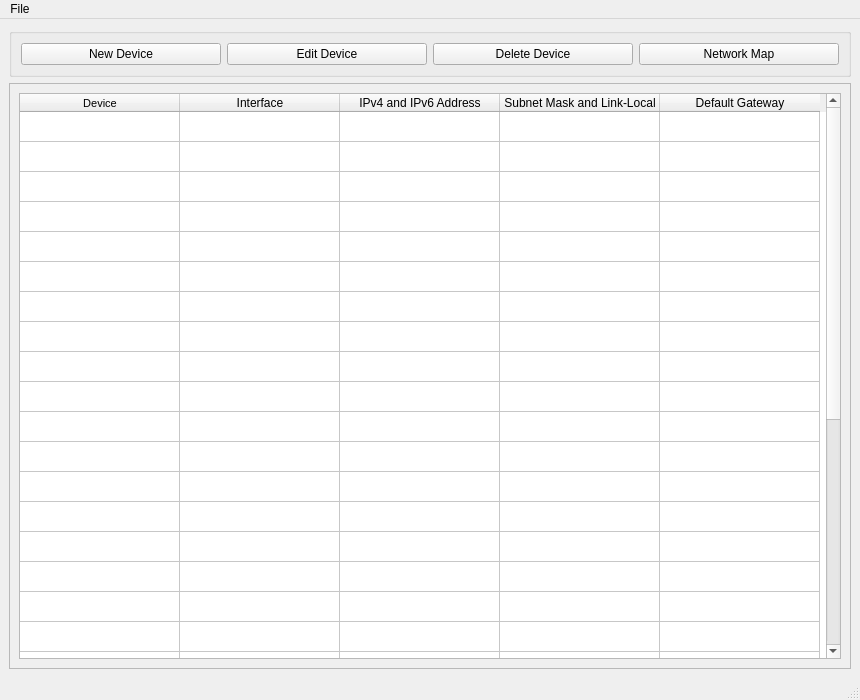
<?xml version="1.0" encoding="UTF-8"?>
<ui version="4.0">
 <class>MainWindow</class>
 <widget class="QMainWindow" name="MainWindow">
  <property name="geometry">
   <rect>
    <x>0</x>
    <y>0</y>
    <width>860</width>
    <height>700</height>
   </rect>
  </property>
  <property name="minimumSize">
   <size>
    <width>860</width>
    <height>700</height>
   </size>
  </property>
  <property name="maximumSize">
   <size>
    <width>860</width>
    <height>16777215</height>
   </size>
  </property>
  <property name="windowTitle">
   <string>Lan Map</string>
  </property>
  <widget class="QWidget" name="centralwidget">
   <layout class="QGridLayout" name="gridLayout">
    <item row="0" column="0">
     <widget class="QGroupBox" name="groupBox">
      <layout class="QGridLayout" name="gridLayout_2">
       <item row="0" column="3">
        <widget class="QPushButton" name="pushButton_5">
         <property name="text">
          <string>Network Map</string>
         </property>
        </widget>
       </item>
       <item row="0" column="0">
        <widget class="QPushButton" name="pushButton_2">
         <property name="text">
          <string>New Device</string>
         </property>
        </widget>
       </item>
       <item row="0" column="1">
        <widget class="QPushButton" name="pushButton_3">
         <property name="text">
          <string>Edit Device</string>
         </property>
        </widget>
       </item>
       <item row="0" column="2">
        <widget class="QPushButton" name="pushButton_4">
         <property name="text">
          <string>Delete Device</string>
         </property>
        </widget>
       </item>
      </layout>
     </widget>
    </item>
    <item row="1" column="0">
     <widget class="QScrollArea" name="scrollArea">
      <property name="widgetResizable">
       <bool>true</bool>
      </property>
      <property name="alignment">
       <set>Qt::AlignLeading|Qt::AlignLeft|Qt::AlignVCenter</set>
      </property>
      <widget class="QWidget" name="scrollAreaWidgetContents">
       <property name="geometry">
        <rect>
         <x>0</x>
         <y>0</y>
         <width>840</width>
         <height>590</height>
        </rect>
       </property>
       <layout class="QVBoxLayout" name="verticalLayout">
        <item>
         <widget class="QTableWidget" name="tableWidget">
          <property name="lineWidth">
           <number>1</number>
          </property>
          <property name="autoScrollMargin">
           <number>16</number>
          </property>
          <property name="showGrid">
           <bool>true</bool>
          </property>
          <property name="wordWrap">
           <bool>true</bool>
          </property>
          <property name="cornerButtonEnabled">
           <bool>true</bool>
          </property>
          <property name="rowCount">
           <number>31</number>
          </property>
          <property name="columnCount">
           <number>5</number>
          </property>
          <attribute name="horizontalHeaderVisible">
           <bool>true</bool>
          </attribute>
          <attribute name="horizontalHeaderCascadingSectionResizes">
           <bool>false</bool>
          </attribute>
          <attribute name="horizontalHeaderDefaultSectionSize">
           <number>160</number>
          </attribute>
          <attribute name="horizontalHeaderHighlightSections">
           <bool>true</bool>
          </attribute>
          <attribute name="verticalHeaderVisible">
           <bool>false</bool>
          </attribute>
          <attribute name="verticalHeaderDefaultSectionSize">
           <number>30</number>
          </attribute>
          <attribute name="verticalHeaderHighlightSections">
           <bool>true</bool>
          </attribute>
          <row>
           <property name="text">
            <string/>
           </property>
          </row>
          <row>
           <property name="text">
            <string>New Row</string>
           </property>
          </row>
          <row>
           <property name="text">
            <string>New Row</string>
           </property>
          </row>
          <row>
           <property name="text">
            <string>New Row</string>
           </property>
          </row>
          <row>
           <property name="text">
            <string>New Row</string>
           </property>
          </row>
          <row>
           <property name="text">
            <string>New Row</string>
           </property>
          </row>
          <row>
           <property name="text">
            <string>New Row</string>
           </property>
          </row>
          <row>
           <property name="text">
            <string>New Row</string>
           </property>
          </row>
          <row>
           <property name="text">
            <string>New Row</string>
           </property>
          </row>
          <row>
           <property name="text">
            <string>New Row</string>
           </property>
          </row>
          <row>
           <property name="text">
            <string>New Row</string>
           </property>
          </row>
          <row>
           <property name="text">
            <string>New Row</string>
           </property>
          </row>
          <row>
           <property name="text">
            <string>New Row</string>
           </property>
          </row>
          <row>
           <property name="text">
            <string>New Row</string>
           </property>
          </row>
          <row>
           <property name="text">
            <string>New Row</string>
           </property>
          </row>
          <row>
           <property name="text">
            <string>New Row</string>
           </property>
          </row>
          <row>
           <property name="text">
            <string>New Row</string>
           </property>
          </row>
          <row>
           <property name="text">
            <string>New Row</string>
           </property>
          </row>
          <row>
           <property name="text">
            <string>New Row</string>
           </property>
          </row>
          <row>
           <property name="text">
            <string>New Row</string>
           </property>
          </row>
          <row>
           <property name="text">
            <string>New Row</string>
           </property>
          </row>
          <row>
           <property name="text">
            <string>New Row</string>
           </property>
          </row>
          <row>
           <property name="text">
            <string>New Row</string>
           </property>
          </row>
          <row>
           <property name="text">
            <string>New Row</string>
           </property>
          </row>
          <row>
           <property name="text">
            <string>New Row</string>
           </property>
          </row>
          <row>
           <property name="text">
            <string>New Row</string>
           </property>
          </row>
          <row>
           <property name="text">
            <string>New Row</string>
           </property>
          </row>
          <row>
           <property name="text">
            <string>New Row</string>
           </property>
          </row>
          <row>
           <property name="text">
            <string>New Row</string>
           </property>
          </row>
          <row>
           <property name="text">
            <string>New Row</string>
           </property>
          </row>
          <row>
           <property name="text">
            <string>New Row</string>
           </property>
          </row>
          <column>
           <property name="text">
            <string>Device</string>
           </property>
           <property name="toolTip">
            <string/>
           </property>
           <property name="whatsThis">
            <string/>
           </property>
           <property name="font">
            <font>
             <pointsize>8</pointsize>
            </font>
           </property>
          </column>
          <column>
           <property name="text">
            <string>Interface</string>
           </property>
          </column>
          <column>
           <property name="text">
            <string>IPv4 and IPv6 Address</string>
           </property>
          </column>
          <column>
           <property name="text">
            <string>Subnet Mask and Link-Local</string>
           </property>
          </column>
          <column>
           <property name="text">
            <string>Default Gateway</string>
           </property>
          </column>
         </widget>
        </item>
       </layout>
      </widget>
     </widget>
    </item>
   </layout>
  </widget>
  <widget class="QMenuBar" name="menubar">
   <property name="geometry">
    <rect>
     <x>0</x>
     <y>0</y>
     <width>860</width>
     <height>21</height>
    </rect>
   </property>
   <widget class="QMenu" name="menuFile">
    <property name="title">
     <string>File</string>
    </property>
    <addaction name="actionClose"/>
   </widget>
   <addaction name="menuFile"/>
  </widget>
  <widget class="QStatusBar" name="statusBar"/>
  <action name="actionClose">
   <property name="text">
    <string>Close</string>
   </property>
  </action>
 </widget>
 <resources/>
 <connections/>
</ui>
